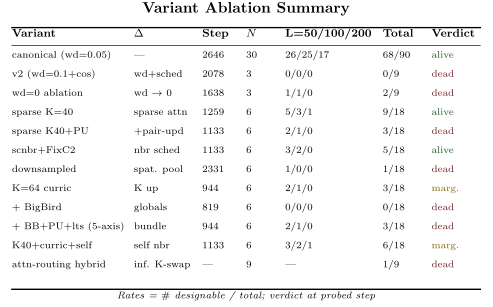

Source code (Python):
# P34_v2: Booktabs-styled version (top/mid/bottom rules only) of the variant ablation table.
# Visualizes: F5/F7/F11/F12
# DATA: inline from experiments.md
import sys
from pathlib import Path
sys.path.insert(0, str(Path(__file__).parent.parent))
from plot_utils import figsize
import matplotlib.pyplot as plt

rows = [
    ("canonical (wd=0.05)",    "—",          "2646", "30", "26/25/17", "68/90", "alive"),
    ("v2 (wd=0.1+cos)",        "wd+sched",   "2078", "3",  "0/0/0",    "0/9",   "dead"),
    ("wd=0 ablation",          "wd $\\to$ 0","1638", "3",  "1/1/0",    "2/9",   "dead"),
    ("sparse K=40",            "sparse attn","1259", "6",  "5/3/1",    "9/18",  "alive"),
    ("sparse K40+PU",          "+pair-upd",  "1133", "6",  "2/1/0",    "3/18",  "dead"),
    ("scnbr+FixC2",            "nbr sched",  "1133", "6",  "3/2/0",    "5/18",  "alive"),
    ("downsampled",            "spat. pool", "2331", "6",  "1/0/0",    "1/18",  "dead"),
    ("K=64 curric",            "K up",       "944",  "6",  "2/1/0",    "3/18",  "marg."),
    ("+ BigBird",              "globals",    "819",  "6",  "0/0/0",    "0/18",  "dead"),
    ("+ BB+PU+lts (5-axis)",   "bundle",     "944",  "6",  "2/1/0",    "3/18",  "dead"),
    ("K40+curric+self",        "self nbr",   "1133", "6",  "3/2/1",    "6/18",  "marg."),
    ("attn-routing hybrid",    "inf. K-swap","—",    "9",  "—",        "1/9",   "dead"),
]
cols = ["Variant", "$\\Delta$", "Step", "$N$", "L=50/100/200", "Total", "Verdict"]
col_x = [0.02, 0.27, 0.41, 0.50, 0.58, 0.78, 0.88]

fig, ax = plt.subplots(figsize=figsize(1.0, ratio=0.62))
ax.set_xlim(0, 1); ax.set_ylim(0, 1); ax.axis("off")

# Title
ax.text(0.5, 0.97, r"\textbf{Variant Ablation Summary}", ha="center", fontsize=11)

# Top rule
ax.plot([0.02, 0.98], [0.92, 0.92], "k-", lw=1.0)
# Header
for x, label in zip(col_x, cols):
    ax.text(x, 0.89, label, fontsize=8, weight="bold")
# Mid rule
ax.plot([0.02, 0.98], [0.86, 0.86], "k-", lw=0.5)
# Rows
y = 0.82
step = (0.82 - 0.06) / len(rows)
for row in rows:
    for x, val in zip(col_x, row):
        c = "black"
        if val in ("alive",): c = "#155724"
        elif val in ("dead",): c = "#721c24"
        elif val in ("marg.",): c = "#856404"
        ax.text(x, y, val, fontsize=7.5, color=c)
    y -= step
# Bottom rule
ax.plot([0.02, 0.98], [0.05, 0.05], "k-", lw=1.0)
ax.text(0.5, 0.02, r"Rates = $\#$ designable / total; verdict at probed step",
        ha="center", fontsize=7, style="italic")

fig.savefig(Path(__file__).with_suffix(".pdf"))
